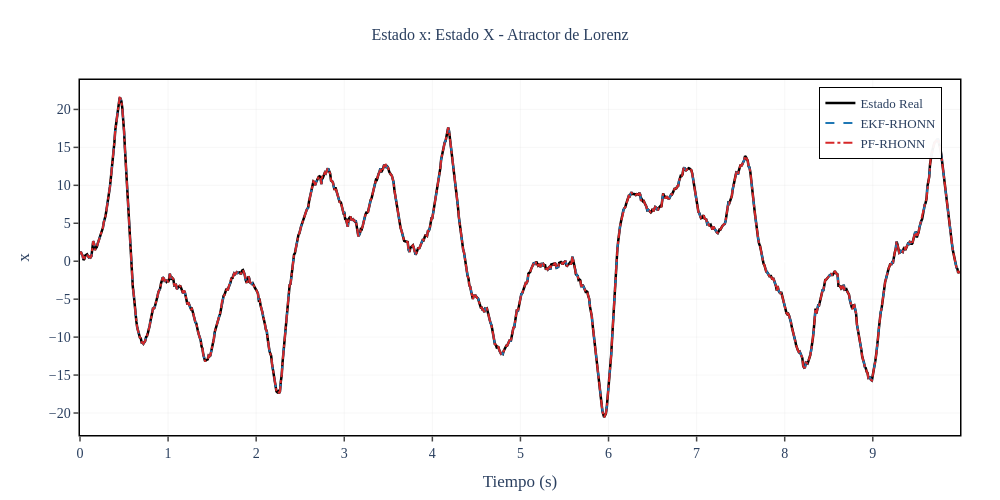
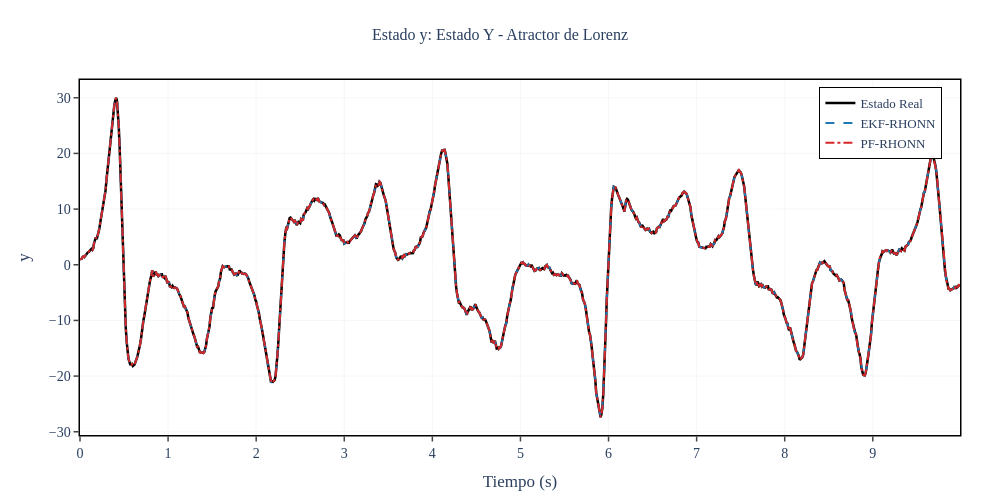
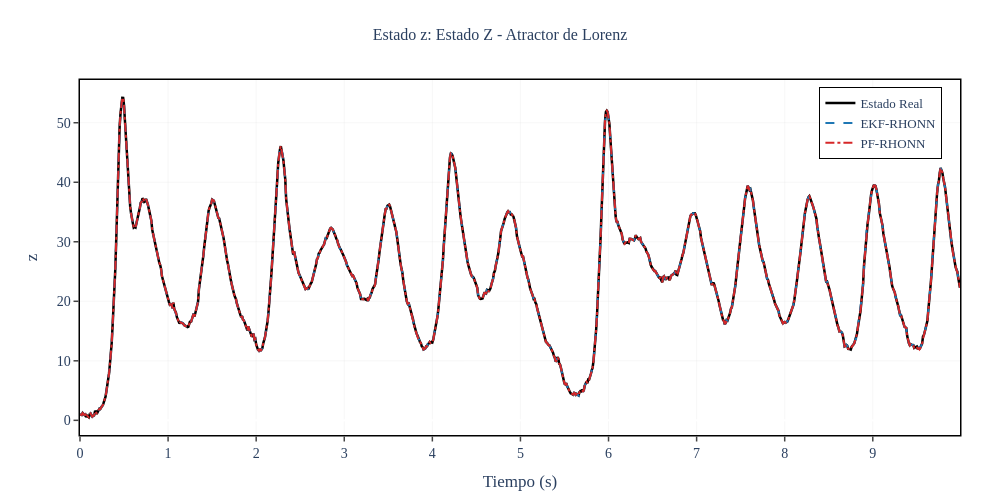
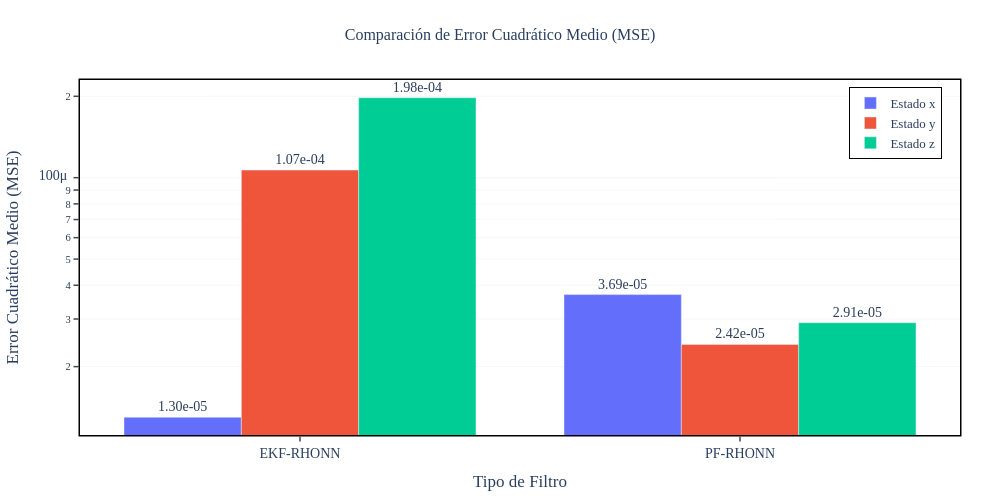

Notebook cell for these charts, in order:
### Code cell
# Gráficas individuales por estado
states_info = [
    {'idx': 0, 'var': 'x', 'desc': 'Estado X', 'y_label': 'x'},
    {'idx': 1, 'var': 'y', 'desc': 'Estado Y', 'y_label': 'y'},
    {'idx': 2, 'var': 'z', 'desc': 'Estado Z', 'y_label': 'z'}
]

for state_info in states_info:
    i = state_info['idx']
    
    fig = go.Figure()
    
    # Estado real (línea negra gruesa)
    fig.add_trace(go.Scatter(
        x=t_history, y=x_true[:, i],
        mode='lines',
        name='Estado Real',
        line=dict(color='#000000', width=thesis_config['line_width_true']),
        showlegend=True
    ))
    
    # Estimación EKF
    fig.add_trace(go.Scatter(
        x=t_history, y=x_hat_ekf[:, i],
        mode='lines',
        name='EKF-RHONN',
        line=dict(color='#1f77b4', width=thesis_config['line_width_est'], dash='dash'),
        showlegend=True
    ))
    
    # Estimación PF
    fig.add_trace(go.Scatter(
        x=t_history, y=x_hat_pf[:, i],
        mode='lines',
        name='PF-RHONN',
        line=dict(color='#d62728', width=thesis_config['line_width_est'], dash='dashdot'),
        showlegend=True
    ))
    
    fig.update_layout(
        title={
            'text': f'Estado {state_info["var"]}: {state_info["desc"]} - Atractor de Lorenz',
            'x': 0.5,
            'xanchor': 'center',
            'font': {'size': thesis_config['title_font_size'], 'family': thesis_config['font_family']}
        },
        xaxis_title='Tiempo (s)',
        yaxis_title=state_info['y_label'],
        xaxis=dict(
            showgrid=True,
            gridcolor=thesis_config['grid_color'],
            gridwidth=thesis_config['grid_width'],
            showline=True,
            linewidth=1.5,
            linecolor='black',
            mirror=True,
            ticks='outside',
            tickwidth=1.5,
            ticklen=5
        ),
        yaxis=dict(
            showgrid=True,
            gridcolor=thesis_config['grid_color'],
            gridwidth=thesis_config['grid_width'],
            showline=True,
            linewidth=1.5,
            linecolor='black',
            mirror=True,
            ticks='outside',
            tickwidth=1.5,
            ticklen=5
        ),
        legend=dict(
            x=0.98,
            y=0.98,
            xanchor='right',
            yanchor='top',
            bgcolor='rgba(255, 255, 255, 0.95)',
            bordercolor='black',
            borderwidth=1,
            font=dict(size=thesis_config['legend_font_size'], family=thesis_config['font_family'])
        ),
        font=dict(size=thesis_config['font_size'], family=thesis_config['font_family']),
        plot_bgcolor='white',
        paper_bgcolor='white',
        width=thesis_config['plot_width'],
        height=thesis_config['plot_height'],
        margin=dict(l=80, r=40, t=80, b=60)
    )
    
    fig.show()

# Espacio de fase 3D (Atractor de Lorenz)
fig_phase = go.Figure()

fig_phase.add_trace(go.Scatter3d(
    x=x_true[:, 0], y=x_true[:, 1], z=x_true[:, 2],
    mode='lines',
    name='Atractor Real',
    line=dict(color='#000000', width=4)
))

fig_phase.add_trace(go.Scatter3d(
    x=x_hat_ekf[:, 0], y=x_hat_ekf[:, 1], z=x_hat_ekf[:, 2],
    mode='lines',
    name='Estimación EKF-RHONN',
    line=dict(color='#1f77b4', width=3)
))

fig_phase.add_trace(go.Scatter3d(
    x=x_hat_pf[:, 0], y=x_hat_pf[:, 1], z=x_hat_pf[:, 2],
    mode='lines',
    name='Estimación PF-RHONN',
    line=dict(color='#d62728', width=3)
))

fig_phase.update_layout(
    title={
        'text': 'Espacio de Fases 3D - Atractor de Lorenz',
        'x': 0.5,
        'xanchor': 'center',
        'font': {'size': thesis_config['title_font_size'], 'family': thesis_config['font_family']}
    },
    scene=dict(
        xaxis_title='x',
        yaxis_title='y',
        zaxis_title='z',
        xaxis=dict(
            showgrid=True,
            gridcolor=thesis_config['grid_color'],
            showline=True,
            linewidth=1.5,
            linecolor='black'
        ),
        yaxis=dict(
            showgrid=True,
            gridcolor=thesis_config['grid_color'],
            showline=True,
            linewidth=1.5,
            linecolor='black'
        ),
        zaxis=dict(
            showgrid=True,
            gridcolor=thesis_config['grid_color'],
            showline=True,
            linewidth=1.5,
            linecolor='black'
        )
    ),
    legend=dict(
        x=0.98,
        y=0.98,
        xanchor='right',
        yanchor='top',
        bgcolor='rgba(255, 255, 255, 0.95)',
        bordercolor='black',
        borderwidth=1,
        font=dict(size=thesis_config['legend_font_size'], family=thesis_config['font_family'])
    ),
    font=dict(size=thesis_config['font_size'], family=thesis_config['font_family']),
    width=thesis_config['plot_width'],
    height=thesis_config['plot_width'],  # Aspecto cuadrado
    margin=dict(l=40, r=40, t=80, b=40)
)

# fig_phase.show()

# Gráfica de barras comparando MSE
fig_mse = go.Figure()

filters = ['EKF-RHONN', 'PF-RHONN']

fig_mse.add_trace(go.Bar(
    name='Estado x',
    x=filters,
    y=[mse_x_ekf, mse_x_pf],
    marker_color='#636EFA',
    text=[f'{mse_x_ekf:.2e}', f'{mse_x_pf:.2e}'],
    textposition='outside'
))

fig_mse.add_trace(go.Bar(
    name='Estado y',
    x=filters,
    y=[mse_y_ekf, mse_y_pf],
    marker_color='#EF553B',
    text=[f'{mse_y_ekf:.2e}', f'{mse_y_pf:.2e}'],
    textposition='outside'
))

fig_mse.add_trace(go.Bar(
    name='Estado z',
    x=filters,
    y=[mse_z_ekf, mse_z_pf],
    marker_color='#00CC96',
    text=[f'{mse_z_ekf:.2e}', f'{mse_z_pf:.2e}'],
    textposition='outside'
))

fig_mse.update_layout(
    title={
        'text': 'Comparación de Error Cuadrático Medio (MSE)',
        'x': 0.5,
        'xanchor': 'center',
        'font': {'size': thesis_config['title_font_size'], 'family': thesis_config['font_family']}
    },
    xaxis_title='Tipo de Filtro',
    yaxis_title='Error Cuadrático Medio (MSE)',
    yaxis=dict(
        type='log',
        showgrid=True,
        gridcolor=thesis_config['grid_color'],
        gridwidth=thesis_config['grid_width'],
        showline=True,
        linewidth=1.5,
        linecolor='black',
        mirror=True,
        ticks='outside',
        tickwidth=1.5,
        ticklen=5
    ),
    xaxis=dict(
        showline=True,
        linewidth=1.5,
        linecolor='black',
        mirror=True,
        ticks='outside',
        tickwidth=1.5,
        ticklen=5
    ),
    legend=dict(
        x=0.98,
        y=0.98,
        xanchor='right',
        yanchor='top',
        bgcolor='rgba(255, 255, 255, 0.95)',
        bordercolor='black',
        borderwidth=1,
        font=dict(size=thesis_config['legend_font_size'], family=thesis_config['font_family'])
    ),
    barmode='group',
    font=dict(size=thesis_config['font_size'], family=thesis_config['font_family']),
    plot_bgcolor='white',
    paper_bgcolor='white',
    width=thesis_config['plot_width'],
    height=thesis_config['plot_height'],
    margin=dict(l=80, r=40, t=80, b=60)
)

fig_mse.show()

### Figure 1 — Plotly figure (JSON) as saved in the notebook; plotly's stock layout.template omitted (floating-point values rounded to 4 significant figures; data arrays with more than 128 entries replaced by an {"elided": "..."} marker saying what was removed)
{"data": [{"line": {"color": "#000000", "width": 2.5}, "mode": "lines", "name": "Estado Real", "showlegend": true, "type": "scatter", "x": {"elided": "1000 float values"}, "y": {"elided": "1000 float values"}}, {"line": {"color": "#1f77b4", "dash": "dash", "width": 2}, "mode": "lines", "name": "EKF-RHONN", "showlegend": true, "type": "scatter", "x": {"elided": "1000 float values"}, "y": {"elided": "1000 float values"}}, {"line": {"color": "#d62728", "dash": "dashdot", "width": 2}, "mode": "lines", "name": "PF-RHONN", "showlegend": true, "type": "scatter", "x": {"elided": "1000 float values"}, "y": {"elided": "1000 float values"}}], "layout": {"font": {"family": "Computer Modern, serif", "size": 14}, "height": 500, "legend": {"bgcolor": "rgba(255, 255, 255, 0.95)", "bordercolor": "black", "borderwidth": 1, "font": {"family": "Computer Modern, serif", "size": 13}, "x": 0.98, "xanchor": "right", "y": 0.98, "yanchor": "top"}, "margin": {"b": 60, "l": 80, "r": 40, "t": 80}, "paper_bgcolor": "white", "plot_bgcolor": "white", "title": {"font": {"family": "Computer Modern, serif", "size": 16}, "text": "Estado x: Estado X - Atractor de Lorenz", "x": 0.5, "xanchor": "center"}, "width": 1000, "xaxis": {"gridcolor": "rgba(200, 200, 200, 0.3)", "gridwidth": 0.5, "linecolor": "black", "linewidth": 1.5, "mirror": true, "showgrid": true, "showline": true, "ticklen": 5, "ticks": "outside", "tickwidth": 1.5, "title": {"text": "Tiempo (s)"}}, "yaxis": {"gridcolor": "rgba(200, 200, 200, 0.3)", "gridwidth": 0.5, "linecolor": "black", "linewidth": 1.5, "mirror": true, "showgrid": true, "showline": true, "ticklen": 5, "ticks": "outside", "tickwidth": 1.5, "title": {"text": "x"}}}}

### Figure 2 — Plotly figure (JSON) as saved in the notebook; plotly's stock layout.template omitted (floating-point values rounded to 4 significant figures; data arrays with more than 128 entries replaced by an {"elided": "..."} marker saying what was removed)
{"data": [{"line": {"color": "#000000", "width": 2.5}, "mode": "lines", "name": "Estado Real", "showlegend": true, "type": "scatter", "x": {"elided": "1000 float values"}, "y": {"elided": "1000 float values"}}, {"line": {"color": "#1f77b4", "dash": "dash", "width": 2}, "mode": "lines", "name": "EKF-RHONN", "showlegend": true, "type": "scatter", "x": {"elided": "1000 float values"}, "y": {"elided": "1000 float values"}}, {"line": {"color": "#d62728", "dash": "dashdot", "width": 2}, "mode": "lines", "name": "PF-RHONN", "showlegend": true, "type": "scatter", "x": {"elided": "1000 float values"}, "y": {"elided": "1000 float values"}}], "layout": {"font": {"family": "Computer Modern, serif", "size": 14}, "height": 500, "legend": {"bgcolor": "rgba(255, 255, 255, 0.95)", "bordercolor": "black", "borderwidth": 1, "font": {"family": "Computer Modern, serif", "size": 13}, "x": 0.98, "xanchor": "right", "y": 0.98, "yanchor": "top"}, "margin": {"b": 60, "l": 80, "r": 40, "t": 80}, "paper_bgcolor": "white", "plot_bgcolor": "white", "title": {"font": {"family": "Computer Modern, serif", "size": 16}, "text": "Estado y: Estado Y - Atractor de Lorenz", "x": 0.5, "xanchor": "center"}, "width": 1000, "xaxis": {"gridcolor": "rgba(200, 200, 200, 0.3)", "gridwidth": 0.5, "linecolor": "black", "linewidth": 1.5, "mirror": true, "showgrid": true, "showline": true, "ticklen": 5, "ticks": "outside", "tickwidth": 1.5, "title": {"text": "Tiempo (s)"}}, "yaxis": {"gridcolor": "rgba(200, 200, 200, 0.3)", "gridwidth": 0.5, "linecolor": "black", "linewidth": 1.5, "mirror": true, "showgrid": true, "showline": true, "ticklen": 5, "ticks": "outside", "tickwidth": 1.5, "title": {"text": "y"}}}}

### Figure 3 — Plotly figure (JSON) as saved in the notebook; plotly's stock layout.template omitted (floating-point values rounded to 4 significant figures; data arrays with more than 128 entries replaced by an {"elided": "..."} marker saying what was removed)
{"data": [{"line": {"color": "#000000", "width": 2.5}, "mode": "lines", "name": "Estado Real", "showlegend": true, "type": "scatter", "x": {"elided": "1000 float values"}, "y": {"elided": "1000 float values"}}, {"line": {"color": "#1f77b4", "dash": "dash", "width": 2}, "mode": "lines", "name": "EKF-RHONN", "showlegend": true, "type": "scatter", "x": {"elided": "1000 float values"}, "y": {"elided": "1000 float values"}}, {"line": {"color": "#d62728", "dash": "dashdot", "width": 2}, "mode": "lines", "name": "PF-RHONN", "showlegend": true, "type": "scatter", "x": {"elided": "1000 float values"}, "y": {"elided": "1000 float values"}}], "layout": {"font": {"family": "Computer Modern, serif", "size": 14}, "height": 500, "legend": {"bgcolor": "rgba(255, 255, 255, 0.95)", "bordercolor": "black", "borderwidth": 1, "font": {"family": "Computer Modern, serif", "size": 13}, "x": 0.98, "xanchor": "right", "y": 0.98, "yanchor": "top"}, "margin": {"b": 60, "l": 80, "r": 40, "t": 80}, "paper_bgcolor": "white", "plot_bgcolor": "white", "title": {"font": {"family": "Computer Modern, serif", "size": 16}, "text": "Estado z: Estado Z - Atractor de Lorenz", "x": 0.5, "xanchor": "center"}, "width": 1000, "xaxis": {"gridcolor": "rgba(200, 200, 200, 0.3)", "gridwidth": 0.5, "linecolor": "black", "linewidth": 1.5, "mirror": true, "showgrid": true, "showline": true, "ticklen": 5, "ticks": "outside", "tickwidth": 1.5, "title": {"text": "Tiempo (s)"}}, "yaxis": {"gridcolor": "rgba(200, 200, 200, 0.3)", "gridwidth": 0.5, "linecolor": "black", "linewidth": 1.5, "mirror": true, "showgrid": true, "showline": true, "ticklen": 5, "ticks": "outside", "tickwidth": 1.5, "title": {"text": "z"}}}}

### Figure 4 — Plotly figure (JSON) as saved in the notebook; plotly's stock layout.template omitted (floating-point values rounded to 4 significant figures)
{"data": [{"marker": {"color": "#636EFA"}, "name": "Estado x", "text": ["1.30e-05", "3.69e-05"], "textposition": "outside", "type": "bar", "x": ["EKF-RHONN", "PF-RHONN"], "y": [1.3e-05, 3.695e-05]}, {"marker": {"color": "#EF553B"}, "name": "Estado y", "text": ["1.07e-04", "2.42e-05"], "textposition": "outside", "type": "bar", "x": ["EKF-RHONN", "PF-RHONN"], "y": [0.0001067, 2.417e-05]}, {"marker": {"color": "#00CC96"}, "name": "Estado z", "text": ["1.98e-04", "2.91e-05"], "textposition": "outside", "type": "bar", "x": ["EKF-RHONN", "PF-RHONN"], "y": [0.0001975, 2.907e-05]}], "layout": {"barmode": "group", "font": {"family": "Computer Modern, serif", "size": 14}, "height": 500, "legend": {"bgcolor": "rgba(255, 255, 255, 0.95)", "bordercolor": "black", "borderwidth": 1, "font": {"family": "Computer Modern, serif", "size": 13}, "x": 0.98, "xanchor": "right", "y": 0.98, "yanchor": "top"}, "margin": {"b": 60, "l": 80, "r": 40, "t": 80}, "paper_bgcolor": "white", "plot_bgcolor": "white", "title": {"font": {"family": "Computer Modern, serif", "size": 16}, "text": "Comparación de Error Cuadrático Medio (MSE)", "x": 0.5, "xanchor": "center"}, "width": 1000, "xaxis": {"linecolor": "black", "linewidth": 1.5, "mirror": true, "showline": true, "ticklen": 5, "ticks": "outside", "tickwidth": 1.5, "title": {"text": "Tipo de Filtro"}}, "yaxis": {"gridcolor": "rgba(200, 200, 200, 0.3)", "gridwidth": 0.5, "linecolor": "black", "linewidth": 1.5, "mirror": true, "showgrid": true, "showline": true, "ticklen": 5, "ticks": "outside", "tickwidth": 1.5, "title": {"text": "Error Cuadrático Medio (MSE)"}, "type": "log"}}}
